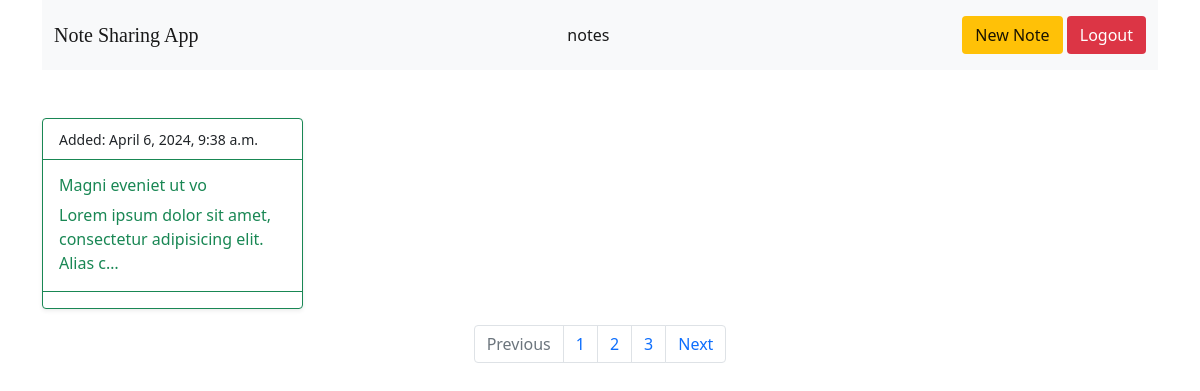
The app's page /my-notes/ (signed in), older data.
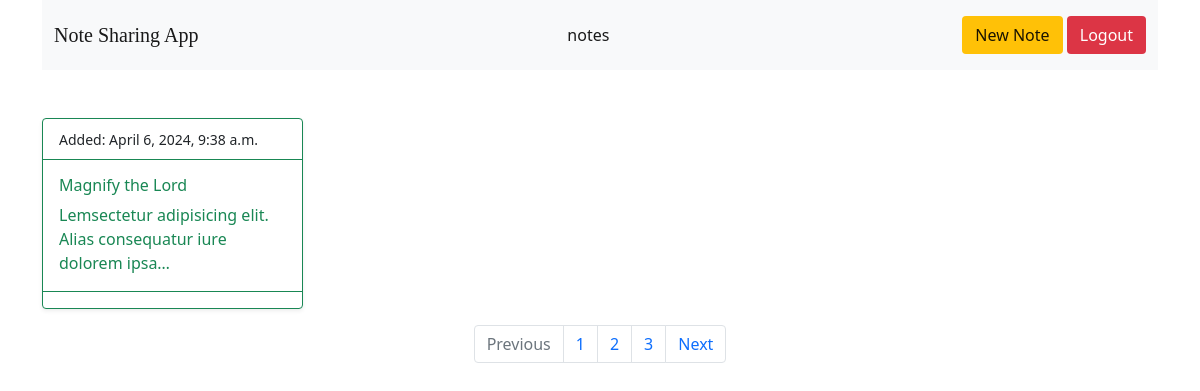
The same page, newer data.
### Note/models.py (models this page shows, shortened)
class Note(models.Model):
    owner = models.ForeignKey(get_user_model(), related_name="notes", on_delete=models.CASCADE)
    title = models.CharField(max_length=200)
    slug = models.SlugField(max_length= 400)
    body = RichTextField()
    date_created = models.DateTimeField(auto_now_add=True)
    date_updated = models.DateTimeField(auto_now=True)
    def get_absolute_url(self):
        return reverse('view_note', kwargs={'username': self.owner.get_username(), 'slug': self.slug})
    class Meta:
        ordering = ('-date_created', '-date_updated')

### Note/views.py (the view)
# urls.py: path('my-notes/', views.notes, name="notes"),
@login_required(login_url='/login/')
def notes(request):
    if request.user.is_authenticated:
        notes = Note.objects.filter(owner = request.user)
    else:
        notes = None
    return render(request, 'notes.html', {'mynotes' : notes})

### templates/notes.html (shortened to what this page needs)
{% extends "base.html" %}
{% load social_share %}
{% block body %}
 <div class="row row-cols-1 row-cols-sm-2 row-cols-md-3 row-cols-lg-4">
    {% for note in mynotes  %}
   <div class="col">
    <a href="{{note.get_absolute_url}}" class="text-decoration-none ">
    <div class="card shadow-sm border-{% cycle 'success' 'warning' 'secondary' 'primary' 'danger' %} mb-3 " >
        <div class="card-header bg-transparent border-{% cycle 'success' 'warning' 'secondary' 'primary' 'danger' %} text-dark"><small>Added: {{note.date_created}}</small></div>
        <div class="card-body text-{% cycle 'success' 'warning' 'secondary' 'primary' 'danger' %}">
          <h6 class="card-title">{{note.title|truncatechars:"23"}}</h6>
          <p class="card-text">{{note.body |truncatechars:"70"|safe}}</p>
        </div>
        <div class="card-footer bg-transparent border-{% cycle 'success' 'warning' 'secondary' 'primary' 'danger' %} text-dark">
        </div>
      </div>
    </a>
   </div>
   {% endfor %}
    </div>
    <nav aria-label="Page navigation example">
        <ul class="pagination justify-content-center">
          <li class="page-item disabled">
            <a class="page-link">Previous</a>
          </li>
          <li class="page-item"><a class="page-link" href="#">1</a></li>
          <li class="page-item"><a class="page-link" href="#">2</a></li>
          <li class="page-item"><a class="page-link" href="#">3</a></li>
          <li class="page-item">
            <a class="page-link" href="#">Next</a>
          </li>
        </ul>
      </nav>
{% endblock body %}

Row changes from the older to the newer data that the page shows:
changed Note: title "Magni eveniet ut vo" → "Magnify the Lord"; body "Lorem ipsum dolor sit amet, consectetur adipisicing elit. Alias c…" → "Lemsectetur adipisicing elit. Alias consequatur iure dolorem ipsa…"
